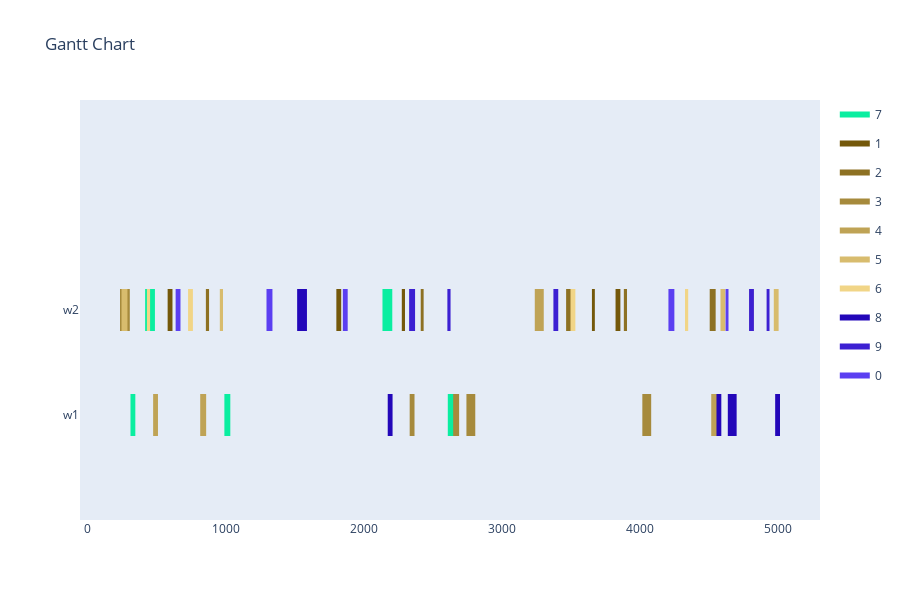

Notebook source saved alongside this figure:
### Markdown cell above
Config 5 - Makespan Evaluation

### Code cell
optimizer = BaseGA(env)
optimizer.set_minimize()
optimizer.configure('makespan', 'twopointcrossover', 'roulettewheel', 'randomize')
# choose an input generator (optional) -> decides how the data gets converted into the optimizer format
#optimizer.set_input_generator('SameLengthAlternativesGenerator')
# all parameters after offspring_amount are optional (in this case -> verbose=True)
last_time_slot = 5000
# set all delivery dates to last time slot
for order in orders:
    order[1] = last_time_slot
result, best_fitness_history, average_fitness_history, best_generation_history, feasible_gen = optimizer.optimize(orders, max_generations, earliest_time_slot, last_time_slot, population_size, offspring_amount, verbose=True)
workstation_assignments = reformat_result(result, orders, env)
visualize(workstation_assignments, best_fitness_history, average_fitness_history, best_generation_history, feasible_gen)

### Figure 1 — Plotly figure (JSON) as saved in the notebook; plotly's stock layout.template omitted (floating-point values rounded to 4 significant figures)
{"data": [{"fill": "toself", "fillcolor": "rgb(10, 238, 160)", "hoverinfo": "name", "legendgroup": "rgb(10, 238, 160)", "mode": "none", "name": "7", "type": "scatter", "x": [415, 486, 486, 415, 415, 2134, 2205, 2205, 2134, 2134, 2607, 2671, 2671, 2607, 2607, 989, 1032, 1032, 989, 989, 309, 344, 344, 309], "y": [0.8, 0.8, 1.2, 1.2, null, 0.8, 0.8, 1.2, 1.2, null, -0.2, -0.2, 0.2, 0.2, null, -0.2, -0.2, 0.2, 0.2, null, -0.2, -0.2, 0.2, 0.2]}, {"fill": "toself", "fillcolor": "rgb(116, 88, 10)", "hoverinfo": "name", "legendgroup": "rgb(116, 88, 10)", "mode": "none", "name": "1", "type": "scatter", "x": [1800, 1835, 1835, 1800, 1800, 2274, 2297, 2297, 2274, 2274, 3822, 3857, 3857, 3822, 3822, 3651, 3672, 3672, 3651, 3651, 578, 613, 613, 578], "y": [0.8, 0.8, 1.2, 1.2, null, 0.8, 0.8, 1.2, 1.2, null, 0.8, 0.8, 1.2, 1.2, null, 0.8, 0.8, 1.2, 1.2, null, 0.8, 0.8, 1.2, 1.2]}, {"fill": "toself", "fillcolor": "rgb(141, 113, 35)", "hoverinfo": "name", "legendgroup": "rgb(141, 113, 35)", "mode": "none", "name": "2", "type": "scatter", "x": [3882, 3905, 3905, 3882, 3882, 2411, 2432, 2432, 2411, 2411, 4504, 4547, 4547, 4504, 4504, 3464, 3499, 3499, 3464, 3464, 855, 878, 878, 855], "y": [0.8, 0.8, 1.2, 1.2, null, 0.8, 0.8, 1.2, 1.2, null, 0.8, 0.8, 1.2, 1.2, null, 0.8, 0.8, 1.2, 1.2, null, 0.8, 0.8, 1.2, 1.2]}, {"fill": "toself", "fillcolor": "rgb(166, 138, 60)", "hoverinfo": "name", "legendgroup": "rgb(166, 138, 60)", "mode": "none", "name": "3", "type": "scatter", "x": [233, 304, 304, 233, 233, 2742, 2806, 2806, 2742, 2742, 2331, 2366, 2366, 2331, 2331, 4016, 4080, 4080, 4016, 4016, 2646, 2689, 2689, 2646], "y": [0.8, 0.8, 1.2, 1.2, null, -0.2, -0.2, 0.2, 0.2, null, -0.2, -0.2, 0.2, 0.2, null, -0.2, -0.2, 0.2, 0.2, null, -0.2, -0.2, 0.2, 0.2]}, {"fill": "toself", "fillcolor": "rgb(191, 163, 85)", "hoverinfo": "name", "legendgroup": "rgb(191, 163, 85)", "mode": "none", "name": "4", "type": "scatter", "x": [3237, 3302, 3302, 3237, 3237, 814, 857, 857, 814, 814, 4516, 4551, 4551, 4516, 4516, 4515, 4558, 4558, 4515, 4515, 473, 508, 508, 473], "y": [0.8, 0.8, 1.2, 1.2, null, -0.2, -0.2, 0.2, 0.2, null, -0.2, -0.2, 0.2, 0.2, null, -0.2, -0.2, 0.2, 0.2, null, -0.2, -0.2, 0.2, 0.2]}, {"fill": "toself", "fillcolor": "rgb(216, 188, 110)", "hoverinfo": "name", "legendgroup": "rgb(216, 188, 110)", "mode": "none", "name": "5", "type": "scatter", "x": [956, 979, 979, 956, 956, 245, 280, 280, 245, 245, 4968, 5003, 5003, 4968, 4968, 244, 287, 287, 244, 244, 4582, 4617, 4617, 4582], "y": [0.8, 0.8, 1.2, 1.2, null, 0.8, 0.8, 1.2, 1.2, null, 0.8, 0.8, 1.2, 1.2, null, 0.8, 0.8, 1.2, 1.2, null, 0.8, 0.8, 1.2, 1.2]}, {"fill": "toself", "fillcolor": "rgb(241, 213, 135)", "hoverinfo": "name", "legendgroup": "rgb(241, 213, 135)", "mode": "none", "name": "6", "type": "scatter", "x": [428, 451, 451, 428, 428, 4789, 4824, 4824, 4789, 4789, 4325, 4348, 4348, 4325, 4325, 3496, 3531, 3531, 3496, 3496, 726, 761, 761, 726], "y": [0.8, 0.8, 1.2, 1.2, null, 0.8, 0.8, 1.2, 1.2, null, 0.8, 0.8, 1.2, 1.2, null, 0.8, 0.8, 1.2, 1.2, null, 0.8, 0.8, 1.2, 1.2]}, {"fill": "toself", "fillcolor": "rgb(35, 7, 185)", "hoverinfo": "name", "legendgroup": "rgb(35, 7, 185)", "mode": "none", "name": "8", "type": "scatter", "x": [1516, 1587, 1587, 1516, 1516, 4553, 4588, 4588, 4553, 4553, 4978, 5013, 5013, 4978, 4978, 4635, 4699, 4699, 4635, 4635, 2172, 2207, 2207, 2172], "y": [0.8, 0.8, 1.2, 1.2, null, -0.2, -0.2, 0.2, 0.2, null, -0.2, -0.2, 0.2, 0.2, null, -0.2, -0.2, 0.2, 0.2, null, -0.2, -0.2, 0.2, 0.2]}, {"fill": "toself", "fillcolor": "rgb(60, 32, 210)", "hoverinfo": "name", "legendgroup": "rgb(60, 32, 210)", "mode": "none", "name": "9", "type": "scatter", "x": [2327, 2370, 2370, 2327, 2327, 2604, 2627, 2627, 2604, 2604, 3372, 3407, 3407, 3372, 3372, 4789, 4824, 4824, 4789, 4789, 4916, 4937, 4937, 4916], "y": [0.8, 0.8, 1.2, 1.2, null, 0.8, 0.8, 1.2, 1.2, null, 0.8, 0.8, 1.2, 1.2, null, 0.8, 0.8, 1.2, 1.2, null, 0.8, 0.8, 1.2, 1.2]}, {"fill": "toself", "fillcolor": "rgb(91, 63, 241)", "hoverinfo": "name", "legendgroup": "rgb(91, 63, 241)", "mode": "none", "name": "0", "type": "scatter", "x": [4619, 4640, 4640, 4619, 4619, 636, 671, 671, 636, 636, 1847, 1882, 1882, 1847, 1847, 4205, 4248, 4248, 4205, 4205, 1294, 1337, 1337, 1294], "y": [0.8, 0.8, 1.2, 1.2, null, 0.8, 0.8, 1.2, 1.2, null, 0.8, 0.8, 1.2, 1.2, null, 0.8, 0.8, 1.2, 1.2, null, 0.8, 0.8, 1.2, 1.2]}, {"legendgroup": "rgb(10, 238, 160)", "marker": {"color": "rgb(10, 238, 160)", "opacity": 0, "size": 1}, "mode": "markers", "name": "", "showlegend": false, "text": [null, null, null, null, null, null, null, null, null, null], "type": "scatter", "x": [415, 486, 2134, 2205, 2607, 2671, 989, 1032, 309, 344], "y": [1, 1, 1, 1, 0, 0, 0, 0, 0, 0]}, {"legendgroup": "rgb(116, 88, 10)", "marker": {"color": "rgb(116, 88, 10)", "opacity": 0, "size": 1}, "mode": "markers", "name": "", "showlegend": false, "text": [null, null, null, null, null, null, null, null, null, null], "type": "scatter", "x": [1800, 1835, 2274, 2297, 3822, 3857, 3651, 3672, 578, 613], "y": [1, 1, 1, 1, 1, 1, 1, 1, 1, 1]}, {"legendgroup": "rgb(141, 113, 35)", "marker": {"color": "rgb(141, 113, 35)", "opacity": 0, "size": 1}, "mode": "markers", "name": "", "showlegend": false, "text": [null, null, null, null, null, null, null, null, null, null], "type": "scatter", "x": [3882, 3905, 2411, 2432, 4504, 4547, 3464, 3499, 855, 878], "y": [1, 1, 1, 1, 1, 1, 1, 1, 1, 1]}, {"legendgroup": "rgb(166, 138, 60)", "marker": {"color": "rgb(166, 138, 60)", "opacity": 0, "size": 1}, "mode": "markers", "name": "", "showlegend": false, "text": [null, null, null, null, null, null, null, null, null, null], "type": "scatter", "x": [233, 304, 2742, 2806, 2331, 2366, 4016, 4080, 2646, 2689], "y": [1, 1, 0, 0, 0, 0, 0, 0, 0, 0]}, {"legendgroup": "rgb(191, 163, 85)", "marker": {"color": "rgb(191, 163, 85)", "opacity": 0, "size": 1}, "mode": "markers", "name": "", "showlegend": false, "text": [null, null, null, null, null, null, null, null, null, null], "type": "scatter", "x": [3237, 3302, 814, 857, 4516, 4551, 4515, 4558, 473, 508], "y": [1, 1, 0, 0, 0, 0, 0, 0, 0, 0]}, {"legendgroup": "rgb(216, 188, 110)", "marker": {"color": "rgb(216, 188, 110)", "opacity": 0, "size": 1}, "mode": "markers", "name": "", "showlegend": false, "text": [null, null, null, null, null, null, null, null, null, null], "type": "scatter", "x": [956, 979, 245, 280, 4968, 5003, 244, 287, 4582, 4617], "y": [1, 1, 1, 1, 1, 1, 1, 1, 1, 1]}, {"legendgroup": "rgb(241, 213, 135)", "marker": {"color": "rgb(241, 213, 135)", "opacity": 0, "size": 1}, "mode": "markers", "name": "", "showlegend": false, "text": [null, null, null, null, null, null, null, null, null, null], "type": "scatter", "x": [428, 451, 4789, 4824, 4325, 4348, 3496, 3531, 726, 761], "y": [1, 1, 1, 1, 1, 1, 1, 1, 1, 1]}, {"legendgroup": "rgb(35, 7, 185)", "marker": {"color": "rgb(35, 7, 185)", "opacity": 0, "size": 1}, "mode": "markers", "name": "", "showlegend": false, "text": [null, null, null, null, null, null, null, null, null, null], "type": "scatter", "x": [1516, 1587, 4553, 4588, 4978, 5013, 4635, 4699, 2172, 2207], "y": [1, 1, 0, 0, 0, 0, 0, 0, 0, 0]}, {"legendgroup": "rgb(60, 32, 210)", "marker": {"color": "rgb(60, 32, 210)", "opacity": 0, "size": 1}, "mode": "markers", "name": "", "showlegend": false, "text": [null, null, null, null, null, null, null, null, null, null], "type": "scatter", "x": [2327, 2370, 2604, 2627, 3372, 3407, 4789, 4824, 4916, 4937], "y": [1, 1, 1, 1, 1, 1, 1, 1, 1, 1]}, {"legendgroup": "rgb(91, 63, 241)", "marker": {"color": "rgb(91, 63, 241)", "opacity": 0, "size": 1}, "mode": "markers", "name": "", "showlegend": false, "text": [null, null, null, null, null, null, null, null, null, null], "type": "scatter", "x": [4619, 4640, 636, 671, 1847, 1882, 4205, 4248, 1294, 1337], "y": [1, 1, 1, 1, 1, 1, 1, 1, 1, 1]}], "layout": {"height": 600, "hovermode": "closest", "showlegend": true, "title": {"text": "Gantt Chart"}, "xaxis": {"rangeselector": {"buttons": [{"count": 7, "label": "1w", "step": "day", "stepmode": "backward"}, {"count": 1, "label": "1m", "step": "month", "stepmode": "backward"}, {"count": 6, "label": "6m", "step": "month", "stepmode": "backward"}, {"count": 1, "label": "YTD", "step": "year", "stepmode": "todate"}, {"count": 1, "label": "1y", "step": "year", "stepmode": "backward"}, {"step": "all"}]}, "showgrid": false, "type": "linear", "zeroline": false}, "yaxis": {"autorange": false, "range": [-1, 3], "showgrid": false, "ticktext": ["w1", "w2"], "tickvals": [0, 1], "zeroline": false}}}
